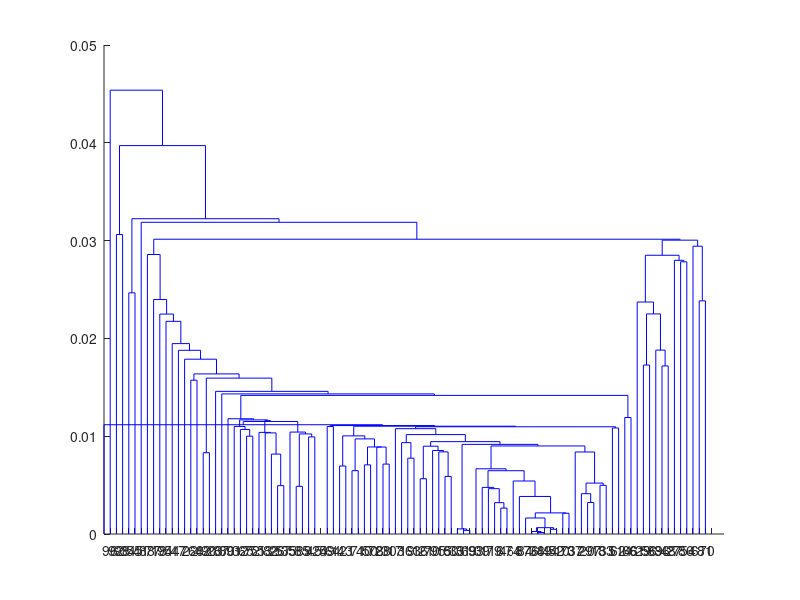
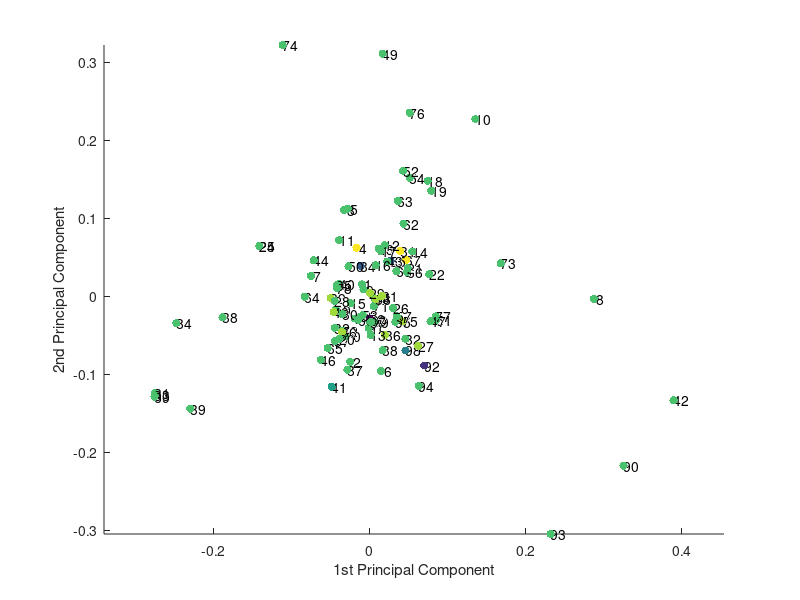

MATLAB code for these plots, in order:
%% Hierarchical clustering

load features.mat
load labels_tuning_curve.mat

s = sum(peaks/1);
peaks_norm = peaks./s;
[coeff,score,latent,tsquared,explained,mu] = pca(peaks_norm','NumComponents',3);

%X=score;
X=peaks';

Y = pdist(X);
Y_square = squareform(Y);

Z = linkage(Y);
dendrogram(Z,98)

T = cluster(Z,'maxclust',8);

figure;
hold on;
scatter3(score(:,1),score(:,2),score(:,3),[],T,'filled')
axis equal
xlabel('1st Principal Component')
ylabel('2nd Principal Component')
zlabel('3rd Principal Component')
l = 1:98; % units labels
text( score(:,1),score(:,2), score(:,3),cellstr(num2str(l')) )

%% correlation distance
Y = pdist(X,'correlation');
Z = linkage(Y,'average');
c = cophenet(Z,Y)